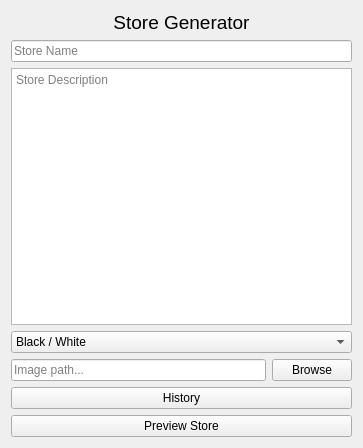
<?xml version="1.0" encoding="UTF-8"?>
<ui version="4.0">
 <class>StoreGenerator</class>
 <widget class="QWidget" name="StoreGenerator">
  <property name="geometry">
   <rect>
    <x>0</x>
    <y>0</y>
    <width>363</width>
    <height>448</height>
   </rect>
  </property>
  <property name="windowTitle">
   <string>Store Generator</string>
  </property>
  <layout class="QVBoxLayout" name="verticalLayout">
   <item>
    <widget class="QLabel" name="label">
     <property name="font">
      <font>
       <family>Segoe UI Historic</family>
       <pointsize>14</pointsize>
      </font>
     </property>
     <property name="text">
      <string>Store Generator</string>
     </property>
     <property name="alignment">
      <set>Qt::AlignmentFlag::AlignCenter</set>
     </property>
    </widget>
   </item>
   <item>
    <widget class="QLineEdit" name="nameInput">
     <property name="placeholderText">
      <string>Store Name</string>
     </property>
    </widget>
   </item>
   <item>
    <widget class="QTextEdit" name="descriptionInput">
     <property name="placeholderText">
      <string>Store Description</string>
     </property>
    </widget>
   </item>
   <item>
    <widget class="QComboBox" name="themeCombo">
     <item>
      <property name="text">
       <string>Black / White</string>
      </property>
     </item>
     <item>
      <property name="text">
       <string>Purple / Black</string>
      </property>
     </item>
     <item>
      <property name="text">
       <string>Blue / Light</string>
      </property>
     </item>
     <item>
      <property name="text">
       <string>Green / Dark</string>
      </property>
     </item>
     <item>
      <property name="text">
       <string>Orange / Gray</string>
      </property>
     </item>
    </widget>
   </item>
   <item>
    <layout class="QHBoxLayout">
     <item>
      <widget class="QLineEdit" name="imagePathInput">
       <property name="placeholderText">
        <string>Image path...</string>
       </property>
      </widget>
     </item>
     <item>
      <widget class="QPushButton" name="browseImageButton">
       <property name="text">
        <string>Browse</string>
       </property>
      </widget>
     </item>
    </layout>
   </item>
   <item>
    <widget class="QPushButton" name="historyButton">
     <property name="text">
      <string>History</string>
     </property>
    </widget>
   </item>
   <item>
    <widget class="QPushButton" name="previewButton">
     <property name="text">
      <string>Preview Store</string>
     </property>
    </widget>
   </item>
  </layout>
 </widget>
 <resources/>
 <connections/>
</ui>
